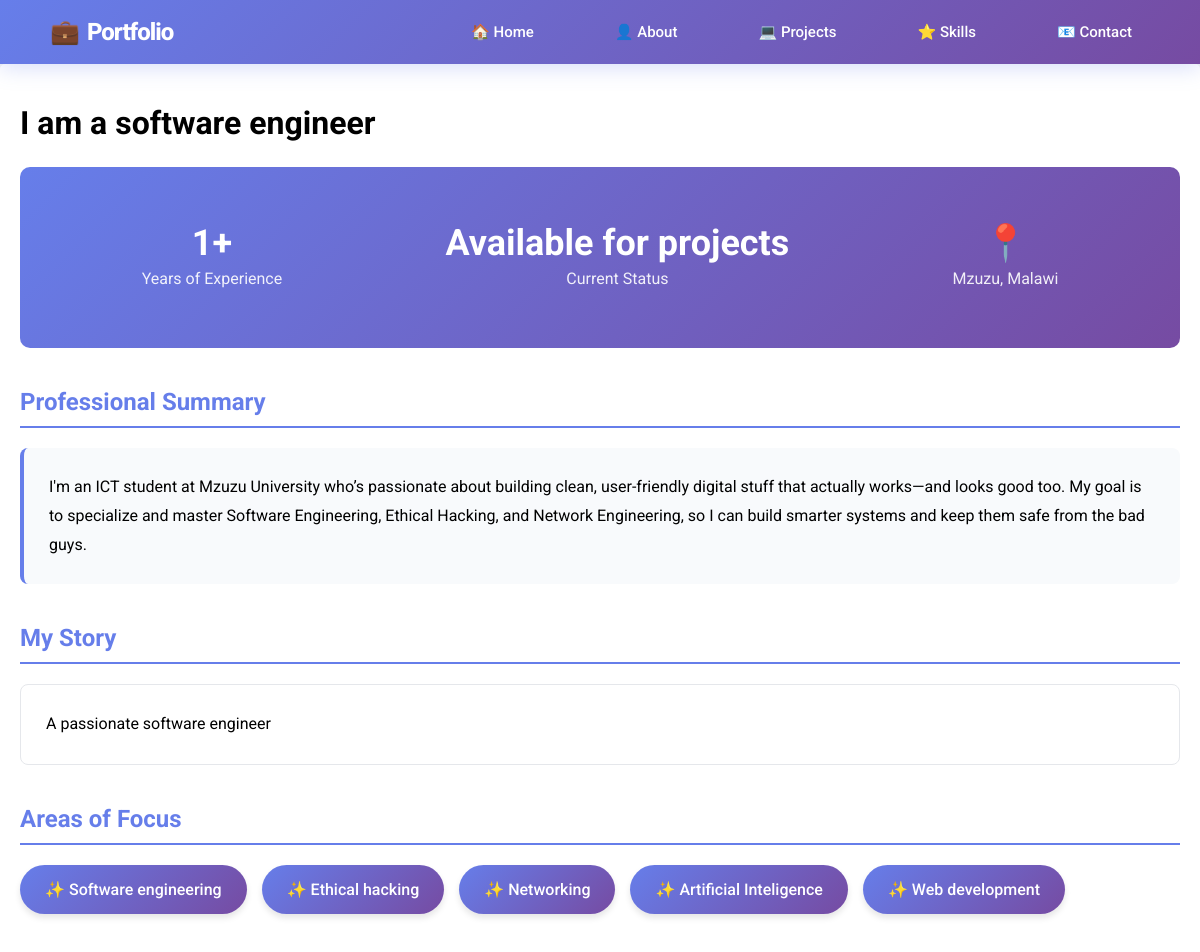
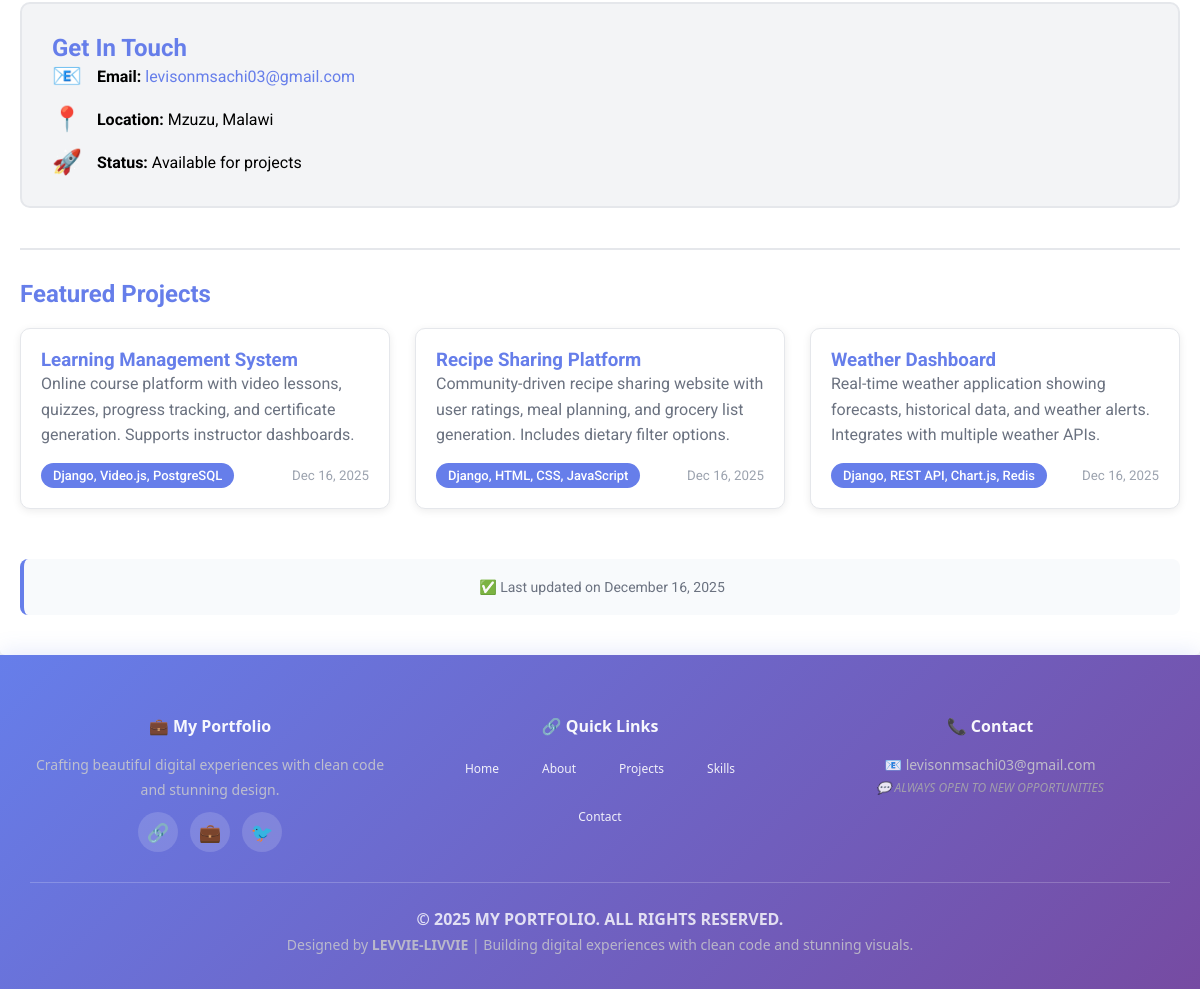
The page /about/ on the database its author committed (2 pictures, top to bottom).
### main/models.py (models this page shows, shortened)
class AboutMe(models.Model):
    title = models.CharField(max_length=200)
    bio = models.TextField()
    professional_summary = models.TextField()
    years_of_experience = models.IntegerField(default=0)
    focus_areas = models.TextField(help_text="Comma-separated focus areas")
    email = models.EmailField(blank=True)
    location = models.CharField(max_length=200, blank=True)
    availability = models.CharField(max_length=100, default="Available for projects")
    updated_at = models.DateTimeField(auto_now=True)
    class Meta:
        verbose_name = "About Me"
        verbose_name_plural = "About Me"

class Project(models.Model):
    title = models.CharField(max_length=200)
    image_url = models.URLField(blank=True, null=True)
    description = models.TextField()
    technology = models.CharField(max_length=100)
    created_at = models.DateTimeField(auto_now_add=True)
    updated_at = models.DateTimeField(auto_now=True)
    is_published = models.BooleanField(default=True)

### main/views.py (the view)
# urls.py: path('about/', views.about, name='about'),  # About page
def about(request):
    try:
        about_data = AboutMe.objects.first()
    except AboutMe.DoesNotExist:
        about_data = None
    focus_areas_list = []
    if about_data and about_data.focus_areas:
        focus_areas_list = [area.strip() for area in about_data.focus_areas.split(',')]
    recent_projects = Project.objects.filter(is_published=True).order_by('-created_at')[:3]
    context = {
        'about': about_data,
        'focus_areas': focus_areas_list,
        'recent_projects': recent_projects,
    }
    return render(request, 'main/about.html', context)

### main/templates/main/about.html (shortened to what this page needs)
{% extends 'main/base.html' %}
{% block content %}
{% if about %}
<h1>{{ about.title }}</h1>
<div style="
  background: linear-gradient(135deg, #667eea 0%, #764ba2 100%);
  color: white;
  padding: 40px;
  border-radius: 10px;
  margin: 25px 0;
">
  <div style="display: flex; justify-content: space-around; text-align: center; flex-wrap: wrap;">
    <div style="margin: 15px;">
      <h2 style="margin: 0; font-size: 36px; font-weight: bold">{{ about.years_of_experience }}+</h2>
      <p style="margin: 5px 0; opacity: 0.9">Years of Experience</p>
    </div>
    <div style="margin: 15px;">
      <h2 style="margin: 0; font-size: 36px; font-weight: bold">{{ about.availability }}</h2>
      <p style="margin: 5px 0; opacity: 0.9">Current Status</p>
    </div>
    <div style="margin: 15px;">
      <h2 style="margin: 0; font-size: 36px; font-weight: bold">📍</h2>
      <p style="margin: 5px 0; opacity: 0.9">{{ about.location }}</p>
    </div>
  </div>
</div>
<div style="margin: 40px 0;">
  <h2 style="color: #667eea; border-bottom: 2px solid #667eea; padding-bottom: 10px;">Professional Summary</h2>
  <div style="background: #f8fafc; padding: 25px; border-radius: 8px; border-left: 4px solid #667eea; margin-top: 20px; line-height: 1.8; font-size: 16px;">
    <p>{{ about.professional_summary }}</p>
  </div>
</div>
<div style="margin: 40px 0;">
  <h2 style="color: #667eea; border-bottom: 2px solid #667eea; padding-bottom: 10px;">My Story</h2>
  <div style="background: #ffffff; padding: 25px; border-radius: 8px; border: 1px solid #e5e7eb; margin-top: 20px; line-height: 1.8; font-size: 16px;">
    <p>{{ about.bio }}</p>
  </div>
</div>
{% if focus_areas %}
<div style="margin: 40px 0;">
  <h2 style="color: #667eea; border-bottom: 2px solid #667eea; padding-bottom: 10px;">Areas of Focus</h2>
  <div style="display: flex; flex-wrap: wrap; gap: 15px; margin-top: 20px;">
    {% for area in focus_areas %}
    <div style="
      background: linear-gradient(135deg, #667eea 0%, #764ba2 100%);
      color: white;
      padding: 15px 25px;
      border-radius: 25px;
      font-weight: 500;
      box-shadow: 0 4px 6px rgba(0, 0, 0, 0.1);
      transition: transform 0.2s;
    ">
      ✨ {{ area }}
    </div>
    {% endfor %}
  </div>
</div>
{% endif %}
<div style="
  background: #f3f4f6;
  padding: 30px;
  border-radius: 10px;
  margin: 40px 0;
  border: 2px solid #e5e7eb;
">
  <h2 style="margin-top: 0; color: #667eea;">Get In Touch</h2>
  <div style="display: flex; flex-direction: column; gap: 15px;">
    {% if about.email %}
    <div style="display: flex; align-items: center; gap: 15px;">
      <span style="font-size: 24px;">📧</span>
      <div>
        <strong>Email:</strong> <a href="mailto:{{ about.email }}" style="color: #667eea; text-decoration: none;">{{ about.email }}</a>
      </div>
    </div>
    {% endif %}
    {% if about.location %}
    <div style="display: flex; align-items: center; gap: 15px;">
      <span style="font-size: 24px;">📍</span>
      <div>
        <strong>Location:</strong> {{ about.location }}
      </div>
    </div>
    {% endif %}
    <div style="display: flex; align-items: center; gap: 15px;">
      <span style="font-size: 24px;">🚀</span>
      <div>
        <strong>Status:</strong> {{ about.availability }}
      </div>
    </div>
  </div>
</div>
{% if recent_projects %}
<div style="margin: 40px 0; border-top: 2px solid #e5e7eb; padding-top: 30px;">
  <h2 style="color: #667eea;">Featured Projects</h2>
  <div style="
    display: grid;
    grid-template-columns: repeat(auto-fit, minmax(300px, 1fr));
    gap: 25px;
    margin-top: 20px;
  ">
    {% for project in recent_projects %}
    <div style="
      border: 1px solid #e5e7eb;
      border-radius: 10px;
      padding: 20px;
      background: #ffffff;
      box-shadow: 0 2px 8px rgba(0, 0, 0, 0.08);
      transition: transform 0.3s, box-shadow 0.3s;
      hover-shadow: 0 8px 16px rgba(0, 0, 0, 0.15);
    ">
      <h3 style="color: #667eea; margin-top: 0;">{{ project.title }}</h3>
      <p style="color: #6b7280; line-height: 1.6;">{{ project.description|truncatewords:30 }}</p>
      <div style="display: flex; justify-content: space-between; align-items: center; margin-top: 15px;">
        <span style="
          background: #667eea;
          color: white;
          padding: 5px 12px;
          border-radius: 15px;
          font-size: 13px;
          font-weight: 500;
        ">
          {{ project.technology }}
        </span>
        <small style="color: #9ca3af;">{{ project.created_at|date:"M d, Y" }}</small>
      </div>
    </div>
    {% endfor %}
  </div>
</div>
{% endif %}
<div style="
  margin-top: 50px;
  padding: 20px;
  background: #f8fafc;
  border-radius: 8px;
  border-left: 4px solid #667eea;
  text-align: center;
  color: #6b7280;
">
  <p style="margin: 0; font-size: 14px;">✅ Last updated on {{ about.updated_at|date:"F d, Y" }}</p>
</div>
{% endif %}
{% endblock %}

### main/static/main/css/style.css (style rules this page uses)
body { font-family: 'Roboto', sans-serif; margin: 0; padding: 0; background-color: #f4f4f4; }

### main/templates/main/base.html (style rules this page uses)
* { margin: 0; padding: 0; box-sizing: border-box; }
body { display: flex; flex-direction: column; min-height: 100vh; background: #f9fafb; }

### rows shown on the page
AboutMe: title "I am a software engineer", years_of_experience "1", availability "Available for projects", location "Mzuzu, Malawi", professional_summary "I'm an ICT student at Mzuzu University who’s passionate about building clean, user-friendly digital stuff that actually works—and looks good too. My goal is to specialize and master Software Engineering, Ethical Hacking, and Network Engineering, so I can build smarter systems and keep them safe from the bad guys.", bio "A passionate software engineer", email "levisonmsachi03@gmail.com", updated_at "December 16, 2025"
Project: title "Learning Management System", description "Online course platform with video lessons, quizzes, progress tracking, and certificate generation. Supports instructor dashboards.", technology "Django, Video.js, PostgreSQL", created_at "Dec 16, 2025"
Project: title "Recipe Sharing Platform", description "Community-driven recipe sharing website with user ratings, meal planning, and grocery list generation. Includes dietary filter options.", technology "Django, HTML, CSS, JavaScript", created_at "Dec 16, 2025"
Project: title "Weather Dashboard", description "Real-time weather application showing forecasts, historical data, and weather alerts. Integrates with multiple weather APIs.", technology "Django, REST API, Chart.js, Redis", created_at "Dec 16, 2025"

### other values the page prints
{{ area }} "Software engineering" "Ethical hacking" "Networking" "Artificial Inteligence" "Web development"
